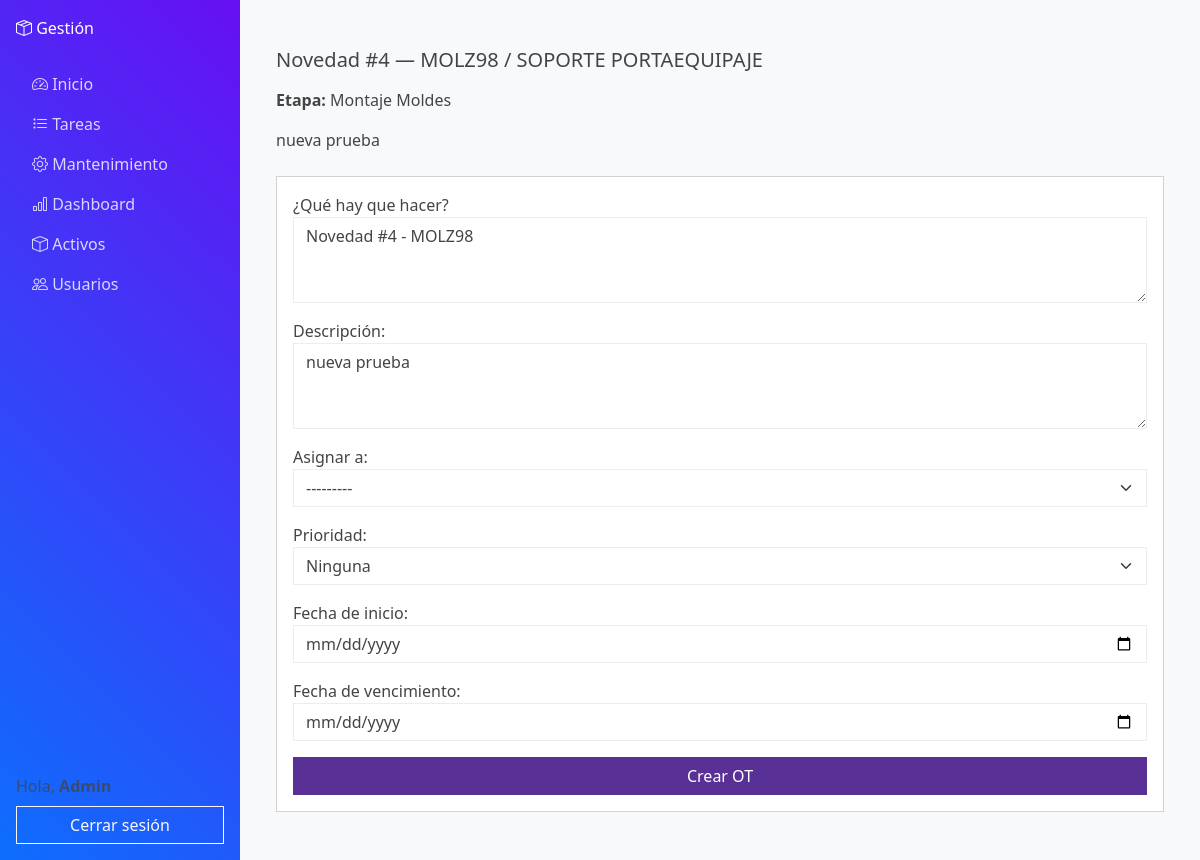
The page /activos/novedad/4/ (signed in) on the database its author committed.
### activos/models.py (models this page shows, shortened)
class Novedad(models.Model):
    class Etapa(models.TextChoices):
        INICIO = "INICIO", "Inicio"
        TALLER_MOLDES = "Taller Moldes", "Taller Moldes"
        ALISTAMIENTO_MOLDES = "Alistamiento Moldes", "Alistamiento Moldes"
        MONTAJE_MOLDES = "Montaje Moldes", "Montaje Moldes"
        PLANTA_PRODUCCION = "Planta - Producción", "Planta - Producción"
    activo = models.ForeignKey(Activo, on_delete=models.CASCADE, related_name="novedades")
    etapa = models.CharField(max_length=100, choices=Etapa.choices)
    descripcion = models.TextField()
    falla = models.ForeignKey(
        CatalogoFalla, null=True, blank=True, on_delete=models.SET_NULL, related_name="novedades"
    )
    archivo = models.FileField(
        upload_to="novedades/%Y/%m/%d/", null=True, blank=True
    )
    fecha = models.DateTimeField(auto_now_add=True)
    reportado_por = models.ForeignKey(
        settings.AUTH_USER_MODEL,
        null=True,
        on_delete=models.SET_NULL,
        related_name="novedades_reportadas",
    )
    orden_mantenimiento = models.ForeignKey(
        "RegistroMantenimiento",
        null=True,
        blank=True,
        on_delete=models.SET_NULL,
        related_name="novedades",
    )

class Activo(models.Model):
    codigo = models.CharField(max_length=100, unique=True, verbose_name="Código")
    numero_activo = models.CharField(max_length=255, verbose_name="# Activo")
    nombre = models.CharField(max_length=255, verbose_name="Nombre")
    peso = models.DecimalField(max_digits=10, decimal_places=2, null=True, blank=True, verbose_name="Peso")
    familia = models.ForeignKey("FamiliaActivo", null=True, blank=True, on_delete=models.SET_NULL, related_name="activos")
    categoria = models.ForeignKey("CategoriaActivo", null=True, blank=True, on_delete=models.SET_NULL, related_name="activos")
    estado = models.ForeignKey("EstadoActivo", null=True, blank=True, on_delete=models.SET_NULL, related_name="activos")
    ubicacion = models.ForeignKey("Ubicacion", null=True, blank=True, on_delete=models.SET_NULL, related_name="activos")
    qr_code = models.ImageField(upload_to="qr_codes", blank=True, null=True)

### activos/views.py (the view)
# urls.py: path("novedad/<int:pk>/", views.novedad_detail, name="novedad_detail"),
@login_required
def novedad_detail(request, pk: int):
    novedad = get_object_or_404(
        Novedad.objects.select_related("activo", "orden_mantenimiento"), pk=pk
    )
    form = None
    if novedad.orden_mantenimiento_id is None:
        if request.method == "POST":
            form = CrearOTDesdeNovedadForm(request.POST)
            if form.is_valid():
                ot = form.save(commit=False)
                ot.activo = novedad.activo
                ot.creado_por = request.user
                ot.estado = EstadoOT.PEN
                ot.tipo = TipoOT.COR
                if novedad.falla_id and not ot.falla_id:
                    ot.falla = novedad.falla
                ot.save()
                _apply_best_template_or_fallback(ot)
                novedad.orden_mantenimiento = ot
                novedad.save(update_fields=["orden_mantenimiento"])
                messages.success(
                    request,
                    f"OT #{ot.id} creada para {novedad.activo.codigo}.",
                )
                return redirect("activos:checklist_mantenimiento", pk=ot.pk)
        else:
            form = CrearOTDesdeNovedadForm(
                initial={
                    "titulo": f"Novedad #{novedad.id} - {novedad.activo.codigo}",
                    "descripcion": novedad.descripcion,
                }
            )
    ctx = {"novedad": novedad, "form": form}
    return render(request, "activos/novedad_detail.html", ctx)

### activos/forms.py
class CrearOTDesdeNovedadForm(RegistroMantenimientoForm):
    class Meta(RegistroMantenimientoForm.Meta):
        fields = [
            "titulo",
            "descripcion",
            "asignado_a",
            "prioridad",
            "fecha_inicio",
            "vencimiento",
        ]

### activos/forms.py (called while the page is built)
def _operarios_queryset():
    qs = User.objects.all()
    try:
        qs_grp = User.objects.filter(groups__name="Operarios")
        if qs_grp.exists():
            return qs_grp.order_by("username", "first_name", "last_name")
    except Exception:
        pass
    return qs.filter(is_active=True).order_by("username", "first_name", "last_name")

### activos/templates/activos/novedad_detail.html (shortened to what this page needs)
{% extends "core/base.html" %}
{% block content %}
<div class="container py-4">
  <h1 class="h5 mb-3">Novedad #{{ novedad.id }} — {{ novedad.activo.codigo }} / {{ novedad.activo.nombre }}</h1>
  <p class="mb-3"><strong>Etapa:</strong> {{ novedad.get_etapa_display|default:novedad.etapa }}</p>
  <p class="mb-4">{{ novedad.descripcion }}</p>
  {% if novedad.orden_mantenimiento %}
    <div class="alert alert-info">
      Orden asociada: <a href="{% url 'activos:checklist_mantenimiento' novedad.orden_mantenimiento.id %}">OT #{{ novedad.orden_mantenimiento.id }}</a>
    </div>
  {% else %}
    <form method="post" class="card card-body">
      {{ form.as_p }}
      <button type="submit" class="btn btn-primary">Crear OT</button>
    </form>
  {% endif %}
</div>
{% endblock %}

### core/templates/core/base.html (shortened to what this page needs)
{% load static %}
<!DOCTYPE html>
<html lang="es">
<head>
  <link rel="stylesheet"
        href="https://cdn.jsdelivr.net/npm/bootswatch@5.3.3/dist/pulse/bootstrap.min.css">
  <link rel="stylesheet"
        href="https://cdn.jsdelivr.net/npm/bootstrap-icons@1.11.3/font/bootstrap-icons.min.css">
  <link rel="stylesheet" href="{% static 'core/style.css' %}">
</head>
<body>
<div class="d-flex">
  <nav id="sidebar" class="d-flex flex-column p-3 text-white">
    <a href="/" class="navbar-brand text-white mb-4">
      <i class="bi bi-box-seam"></i> Gestión
    </a>
    <ul class="nav nav-pills flex-column mb-auto">
      <li class="nav-item">
        <a href="{% url 'home' %}" class="nav-link {% if section == 'home' %}active{% endif %}">
          <i class="bi bi-speedometer2"></i> Inicio
        </a>
      </li>
      <li>
                <a href="{% url 'activos:mis_tareas' %}" class="nav-link {% if section == 'tareas' %}active{% endif %}">
          <i class="bi bi-list-task"></i> Tareas
        </a>
      </li>
      <li>
        <a href="{% url 'activos:ordenes_list' %}" class="nav-link {% if section == 'mantenimiento' %}active{% endif %}">
          <i class="bi bi-gear"></i> Mantenimiento
        </a>
      </li>
      <li>
        <a href="{% url 'dashboard_novedades' %}" class="nav-link {% if section == 'dashboard' %}active{% endif %}">
          <i class="bi bi-bar-chart"></i> Dashboard
        </a>
      </li>
      <li>
        <a href="{% url 'activos:activos_list' %}" class="nav-link {% if section == 'activos' %}active{% endif %}">
          <i class="bi bi-box"></i> Activos
        </a>
      </li>
      <li>
        <a href="{% url 'accounts:users_list' %}" class="nav-link {% if section == 'usuarios' %}active{% endif %}">
          <i class="bi bi-people"></i> Usuarios
        </a>
      </li>
    </ul>
    {% if user.is_authenticated %}
    <div class="mt-auto">
      <span class="text-muted">Hola, <strong>{{ user.username }}</strong></span>
      <form action="{% url 'accounts:logout' %}" method="post" class="mt-2">
        <button class="btn btn-outline-light w-100">Cerrar sesión</button>
      </form>
    </div>
    {% endif %}
  </nav>
  <div class="flex-grow-1 p-4">
    {% block content %}{% endblock %}
  </div>
</div>
</body>
</html>

### core/templates/core/base.html (style rules this page uses)
body { overflow-x: hidden; background-color: #f8f9fa; }
#sidebar { width: 240px; min-height: 100vh; background: linear-gradient(45deg, #0d6efd, #6610f2); }
#sidebar a { color: rgba(255, 255, 255, 0.8); text-decoration: none; }

### rows shown on the page
Novedad: id "4", activo.codigo "MOLZ98", activo.nombre "SOPORTE PORTAEQUIPAJE", etapa "Montaje Moldes", descripcion "nueva prueba"

### other values the page prints
{{ user.username }} "Admin"
